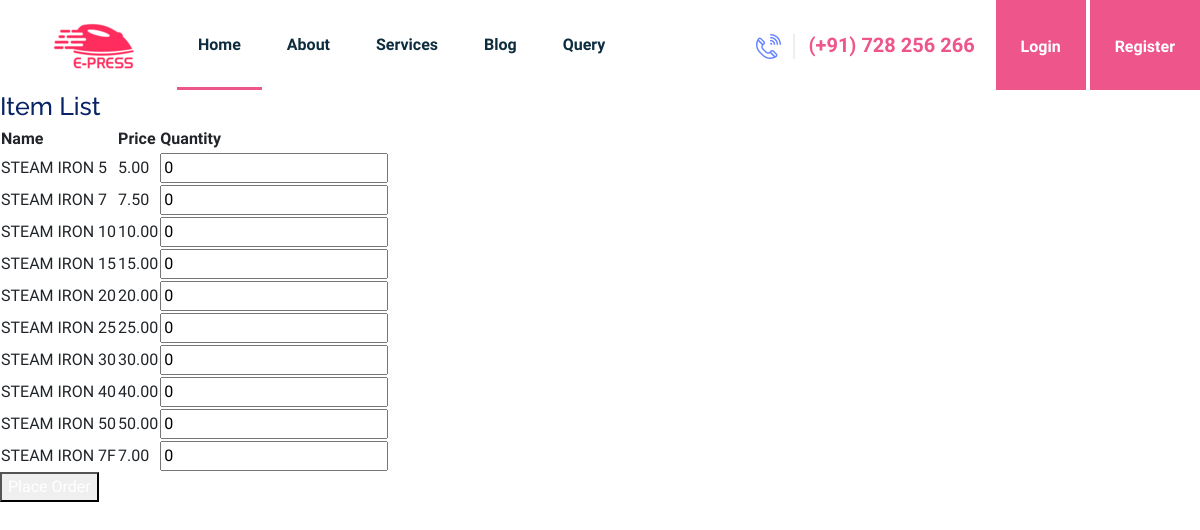
The page /dashboard/order/STEAM IRON/ (signed in) on the database its author committed.
### master/models.py (models this page shows, shortened)
class Item(models.Model):
    SERVICE_CHOICES = [(service.name, service.name) for service in Service.objects.all()]
    CATEGORY_CHOICES = [(category.name, category.name) for category in Category.objects.all()]
    service = models.CharField(max_length=255, blank=False, choices=SERVICE_CHOICES)
    category = models.CharField(max_length=255, blank=False, choices=CATEGORY_CHOICES)
    name = models.CharField(max_length=100, blank=False, null=False)
    price = models.DecimalField(max_digits=10, decimal_places=2, blank=False, null=False)

### dashboard/views.py (the view, shortened to what this page needs)
# urls.py: path('order/<str:service_name>/', OrderListView.as_view(), name='order_list'),
class OrderListView(LoginRequiredMixin, View):
    def get(self, request, service_name):
        service = Service.objects.get(name=service_name)
        items = Item.objects.filter(service=service)
        return render(request, 'dashboard/order/item_order_list.html', {'items': items})

### master/models.py (called while the page is built)
    def __str__(self):
        return self.name

### templates/dashboard/order/item_order_list.html (shortened to what this page needs)
{% extends 'home.html' %}
{% block content %}
  <h1>Item List</h1>
  {% if items %}
  <form method="POST">
    <table>
      <thead>
        <tr>
          <th>Name</th>
          <th>Price</th>
          <th>Quantity</th>
        </tr>
      </thead>
      <tbody>
        {% for item in items %}
          <tr>
            <td>{{ item.name }}</td>
            <td>{{ item.price }}</td>
            <td>
              <input type="number" name="item" value="0" min="0">
            </td>
          </tr>
        {% empty %}
          <li>No items found.</li>
        {% endfor %}
      </tbody>
    </table>
    <button type="submit">Place Order</button>
  </form>
  {% endif %}
{% endblock %}

### templates/home.html (shortened to what this page needs)
<!DOCTYPE html>
<html>
<head>
  <link rel="stylesheet" href="http://127.0.0.1:8000/static/css/bootstrap.min.css">
    <link rel="stylesheet" href="http://127.0.0.1:8000/static/css/owl.carousel.min.css">
    <link rel="stylesheet" href="http://127.0.0.1:8000/static/css/slicknav.css">
    <link rel="stylesheet" href="http://127.0.0.1:8000/static/css/flaticon.css">
    <link rel="stylesheet" href="http://127.0.0.1:8000/static/css/progressbar_barfiller.css">
    <link rel="stylesheet" href="http://127.0.0.1:8000/static/css/gijgo.css">
    <link rel="stylesheet" href="http://127.0.0.1:8000/static/css/animate.min.css">
    <link rel="stylesheet" href="http://127.0.0.1:8000/static/css/animated-headline.css">
    <link rel="stylesheet" href="http://127.0.0.1:8000/static/css/magnific-popup.css">
    <link rel="stylesheet" href="http://127.0.0.1:8000/static/css/fontawesome-all.min.css">
    <link rel="stylesheet" href="http://127.0.0.1:8000/static/css/themify-icons.css">
    <link rel="stylesheet" href="http://127.0.0.1:8000/static/css/slick.css">
    <link rel="stylesheet" href="http://127.0.0.1:8000/static/css/nice-select.css">
    <link rel="stylesheet" href="http://127.0.0.1:8000/static/css/style1.css">
</head>
<body>
    <header>
        <div class="header-area">
            <div class="main-header header-sticky">
                <div class="header-left">
                    <div class="logo">
                        <a href="index.html"><img src="http://127.0.0.1:8000/static/img/logo/logo.png" alt=""></a>
                    </div>
                    <div class="menu-wrapper  d-flex align-items-center">
                        <div class="main-menu d-none d-lg-block">
                            <nav>
                                <ul id="navigation">
                                    <li class="active"><a href="{% url 'index' %}">Home</a></li>
                                    <li><a href="main/about.html">About</a></li>
                                    <li><a href="main/services.html">Services</a>
                                    </li>
                                    <li><a href="main/blog.html">Blog</a>
                                    </li>
                                    <li><a href="{% url 'query_add' %}">Query</a></li>
                                </ul>
                            </nav>
                        </div>
                    </div>
                </div>
                <div class="header-right d-none d-lg-block">
                    <a href="#" class="header-btn1"><img src="static/img/icon/call.png" alt=""> (+91) 728 256 266</a>
                    <a href="{% url 'login' %}" class="header-btn2">Login</a>
                    <a href="{% url 'register' %}" class="header-btn2">Register</a>
                </div>
                <div class="col-12">
                </div>
            </div>
        </div>
    </header>
  <div class="main">
    {% block content %}
    {% endblock %}
  </div>
</body>
</html>

### rows shown on the page
Item: name "STEAM IRON 5", price "5.00"
Item: name "STEAM IRON 7", price "7.50"
Item: name "STEAM IRON 10", price "10.00"
Item: name "STEAM IRON 15", price "15.00"
Item: name "STEAM IRON 20", price "20.00"
Item: name "STEAM IRON 25", price "25.00"
Item: name "STEAM IRON 30", price "30.00"
Item: name "STEAM IRON 40", price "40.00"
Item: name "STEAM IRON 50", price "50.00"
Item: name "STEAM IRON 7F", price "7.00"
